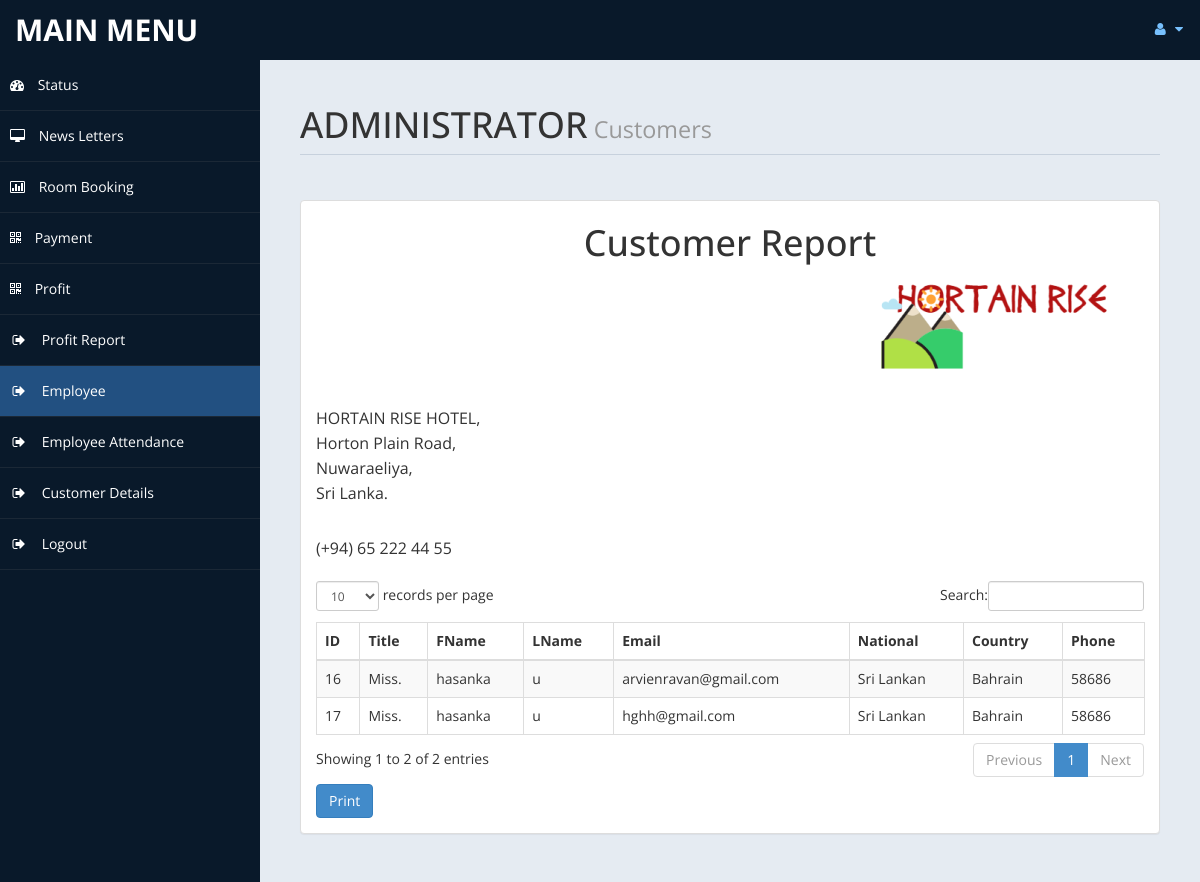
The page /admin/customerdetails.php (signed in) on the database as committed earlier.
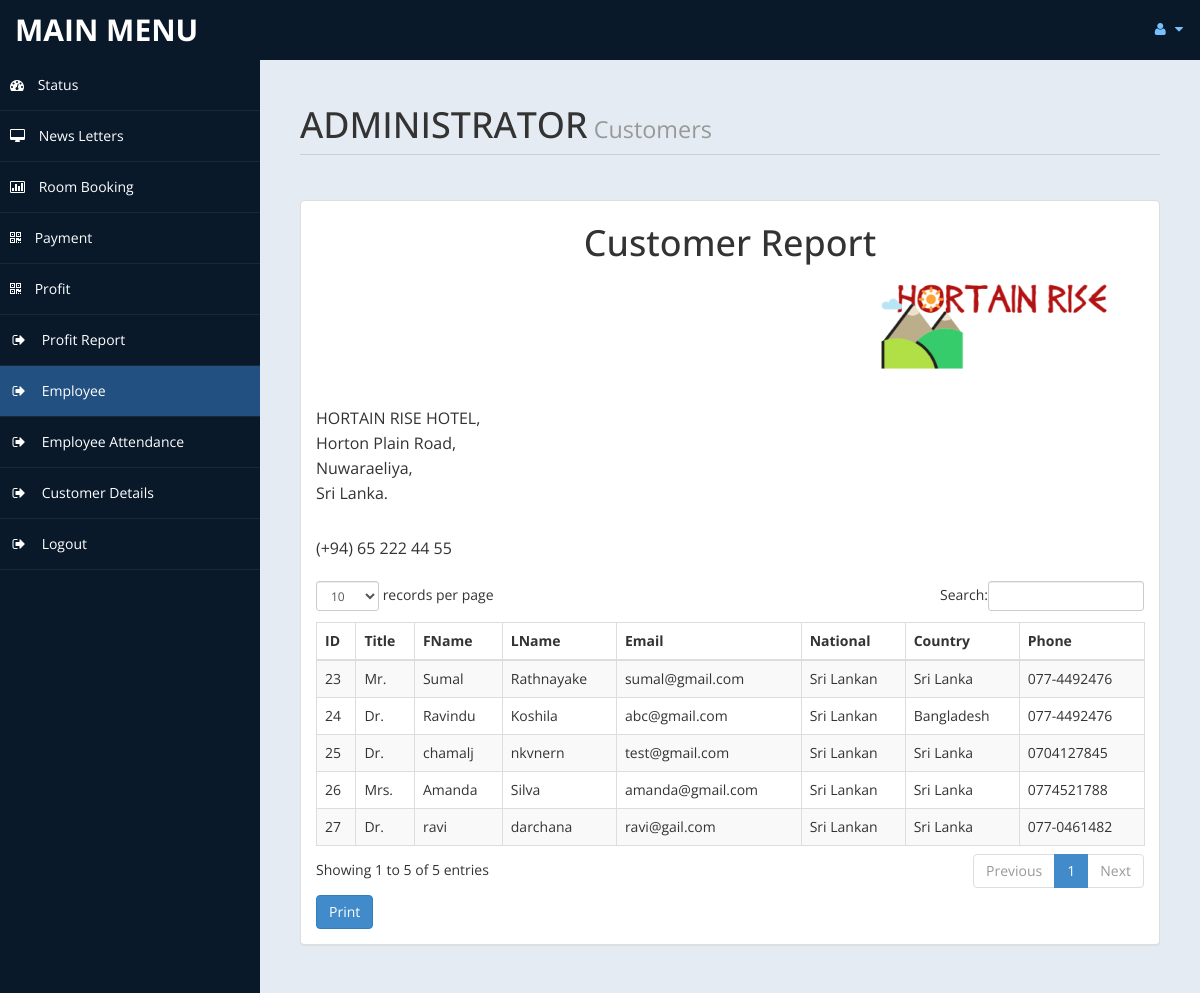
The same page on the database as committed later.
### tables this page shows
CREATE TABLE `roombook` (
  `id` int(10) UNSIGNED NOT NULL,
  `Title` varchar(5) DEFAULT NULL,
  `FName` text,
  `LName` text,
  `Email` varchar(50) DEFAULT NULL,
  `National` varchar(30) DEFAULT NULL,
  `Country` varchar(30) DEFAULT NULL,
  `Phone` text,
  `TRoom` varchar(20) DEFAULT NULL,
  `Bed` varchar(10) DEFAULT NULL,
  `NRoom` varchar(2) DEFAULT NULL,
  `Meal` varchar(15) DEFAULT NULL,
  `cin` date DEFAULT NULL,
  `cout` date DEFAULT NULL,
  `stat` varchar(15) DEFAULT NULL,
  `nodays` int(11) DEFAULT NULL
);

### admin/customerdetails.php (the view, shortened to what this page needs)
<?php
include('db.php');
?>
<!DOCTYPE html>
<html xmlns="http://www.w3.org/1999/xhtml">
    <head>
        <link href="assets/css/bootstrap.css" rel="stylesheet" />
        <link href="assets/css/font-awesome.css" rel="stylesheet" />
        <link href="assets/css/custom-styles.css" rel="stylesheet" />
        <link href="assets/js/dataTables/dataTables.bootstrap.css" rel="stylesheet" />
    </head>
    <body>
        <div id="wrapper">
            <nav class="navbar navbar-default top-navbar" role="navigation">
                <div class="navbar-header">
                    <a class="navbar-brand" href="home.php">MAIN MENU </a>
                </div>
                <ul class="nav navbar-top-links navbar-right">
                    <li class="dropdown">
                        <a class="dropdown-toggle" data-toggle="dropdown" href="#" aria-expanded="false">
                            <i class="fa fa-user fa-fw"></i> <i class="fa fa-caret-down"></i>
                        </a>
                    </li>
                </ul>
            </nav>
            <nav class="navbar-default navbar-side" role="navigation">
                <div class="sidebar-collapse">
                    <ul class="nav" id="main-menu">
                    <li>
                        <a  href="home.php"><i class="fa fa-dashboard"></i> Status</a>
                    </li>
                    <li>
                        <a href="messages.php"><i class="fa fa-desktop"></i> News Letters</a>
                    </li>
					<li>
                        <a href="roombook.php"><i class="fa fa-bar-chart-o"></i> Room Booking</a>
                    </li>
                    <li>
                        <a href="payment.php"><i class="fa fa-qrcode"></i> Payment</a>
                    </li>
                    <li>
                        <a  href="profit.php"><i class="fa fa-qrcode"></i> Profit</a>
                    </li>
                    <li>
                        <a href="profit_rep.php"><i class="fa fa-sign-out fa-fw"></i> Profit Report</a>
                    </li>
                    <li>
                        <a class="active-menu" href="employee.php"><i class="fa fa-sign-out fa-fw"></i> Employee</a>
                    </li>
                    <li>
                        <a  href="attendance.php"><i class="fa fa-sign-out fa-fw"></i> Employee Attendance</a>
                    </li>
                    <li>
                         <a  href="customerdetails.php"><i class="fa fa-sign-out fa-fw"></i> Customer Details</a>
                    </li>
                    <li>
                        <a href="logout.php"><i class="fa fa-sign-out fa-fw"></i> Logout</a>
                    </li>
                </div>
            </nav>
            <div id="page-wrapper" >
                <div id="page-inner">
                    <div class="row">
                        <div class="col-md-12">
                            <h1 class="page-header">
                                ADMINISTRATOR<small> Customers </small>
                            </h1>
                        </div>
                    </div>
                    <div class="row">
                        <div class="col-md-12">
                            <div class="panel panel-default">
                                <div class="panel-body">
                                    <div class="table-responsive">
                                        <table class="table table-striped table-bordered table-hover" id="dataTables-example">
                                            <thead>
                                                <tr>
                                                    <th>ID</th>
                                                    <th>Title</th>
                                                    <th>FName</th>
                                                    <th>LName</th>
                                                    <th>Email</th>
                                                    <th>National</th>
                                                    <th>Country</th>
                                                    <th>Phone</th>
                                                </tr>
                                            </thead>
                                            <tbody>
                    <?php
                    $sql = "SELECT * FROM roombook";
                    $re = mysqli_query($con, $sql);
                    while ($row = mysqli_fetch_array($re)) {
                        $id = $row['id'];
    if ($id % 2 == 1) {
        echo"<tr class='gradeC'>
													<td>" . $row['id'] . " </td>
													<td>" . $row['Title'] . "</td>
                                                                                                        <td> " . $row['FName'] . "</td>
                                                                                                        <td>" . $row['LName'] . "</td>
													<td>" . $row['Email'] . "</td>
													<td>" . $row['National'] . "</td>
                                                                                                        <td>" . $row['Country'] . "</td>
                                                                                                        <td>" . $row['Phone'] . "</td>
													</tr>";
    } else {
        echo"<tr class='gradeU'>
													<td>" . $row['id'] . " </td>
													<td>" . $row['Title'] . "</td>
													<td>" . $row['FName'] . "</td>
													<td>" . $row['LName'] . "</td>
													<td>" . $row['Email'] . "</td>
													<td>" . $row['National'] . "</td>
													<td>" . $row['Country'] . "</td>
													<td>" . $row['Phone'] . "</td>
													</tr>";
                                                    }
                                                }
                                                ?>
                 <header>
                    <h1><center>Customer Report</center></h1>
                    <p align="right"><span><img alt="" src="assets/img/hortain.png">
                        </span></p>
                    <address >
				<p>HORTAIN RISE HOTEL,<br>Horton Plain Road,<br>Nuwaraeliya,<br>Sri Lanka.</p>
				<p>(+94) 65 222 44 55</p>
			</address>
		</header>
                                            </tbody>
                                        </table>
                                    </div>
                                         <input type="button" onclick="printel()" name="add" value="Print" class="btn btn-primary">
                                </div>
                            </div>
                                        </div>
                                        </body>
                                        </html>

### admin/assets/css/custom-styles.css (style rules this page uses)
body { font-family: 'Open Sans', sans-serif; }
#wrapper { width: 100%; background:#09192A; }
#page-wrapper { padding: 15px 15px; min-height: 600px; background:#E5EBF2; }
#page-inner { width:100%; margin:10px 20px 10px 0px; background-color:transparent; padding:10px; min-height:1200px; }
h1, .h1, h2, .h2, h3, .h3 { margin-top: 7px; margin-bottom: -5px; }
p { font-size:16px; line-height:25px; padding-top:20px; }
.page-header { padding-bottom: 9px; margin: 10px 0 45px; border-bottom: 1px solid #C7D1DD; }
.top-navbar { margin:0px; }
.top-navbar .navbar-brand { color: #fff; width: 260px; text-align: left; height: 60px; font-size: 30px; font-weight: 700; text-transform: uppercase; line-height: 30px; }
.top-navbar .nav > li { position: relative; display: inline-block; }
.top-navbar .nav > li > a { position: relative; display: block; padding: 19px 15px; color: #77C0FD; }
.active-menu { background-color:#225081!important; }
.sidebar-collapse , .sidebar-collapse .nav { background:none; }
.sidebar-collapse .nav { padding:0; }
.sidebar-collapse .nav > li > a { color:#fff; background:transparent; text-shadow:none; }
.sidebar-collapse > .nav > li > a { padding:15px 10px; }
.sidebar-collapse > .nav > li { border-bottom: 1px solid rgba(107, 108, 109, 0.19); }
.navbar-side { border:none; background-color: transparent; }
.top-navbar { background:#09192A; border-bottom:none; }
.top-navbar .nav > li > a > i { margin-right: 2px; }
.navbar-default { border:0px solid black; }
.navbar-header { background: #09192A; }
.nav > li > a > i { margin-right:10px; }
@media (min-width:768px) { #page-wrapper { margin: 0 0 0 260px; padding: 15px 30px; min-height: 1200px; } }
@media (min-width:768px) { .navbar-side { z-index: 1; position: absolute; width: 260px; } }
@media (min-width:768px) { .navbar { border-radius: 0px; } }

Rows that differ between the two databases and show on the page:
removed roombook: id "16", Title "Miss.", FName "hasanka", LName "u", Email "arvienravan@gmail.com", National "Sri Lankan", Country "Bahrain", Phone "58686"
removed roombook: id "17", Title "Miss.", FName "hasanka", LName "u", Email "hghh@gmail.com", National "Sri Lankan", Country "Bahrain", Phone "58686"
added roombook: id "23", Title "Mr.", FName "Sumal", LName "Rathnayake", Email "sumal@gmail.com", National "Sri Lankan", Country "Sri Lanka", Phone "077-4492476"
added roombook: id "24", Title "Dr.", FName "Ravindu", LName "Koshila", Email "abc@gmail.com", National "Sri Lankan", Country "Bangladesh", Phone "077-4492476"
added roombook: id "25", Title "Dr.", FName "chamalj", LName "nkvnern", Email "test@gmail.com", National "Sri Lankan", Country "Sri Lanka", Phone "0704127845"
added roombook: id "26", Title "Mrs.", FName "Amanda", LName "Silva", Email "amanda@gmail.com", National "Sri Lankan", Country "Sri Lanka", Phone "0774521788"
added roombook: id "27", Title "Dr.", FName "ravi", LName "darchana", Email "ravi@gail.com", National "Sri Lankan", Country "Sri Lanka", Phone "077-0461482"
Other text that changed with them:
text written by a page script: "records per page Search: Showing 1 to 2 of 2 entries Previous 1 Next" → "records per page Search: Showing 1 to 5 of 5 entries Previous 1 Next"
